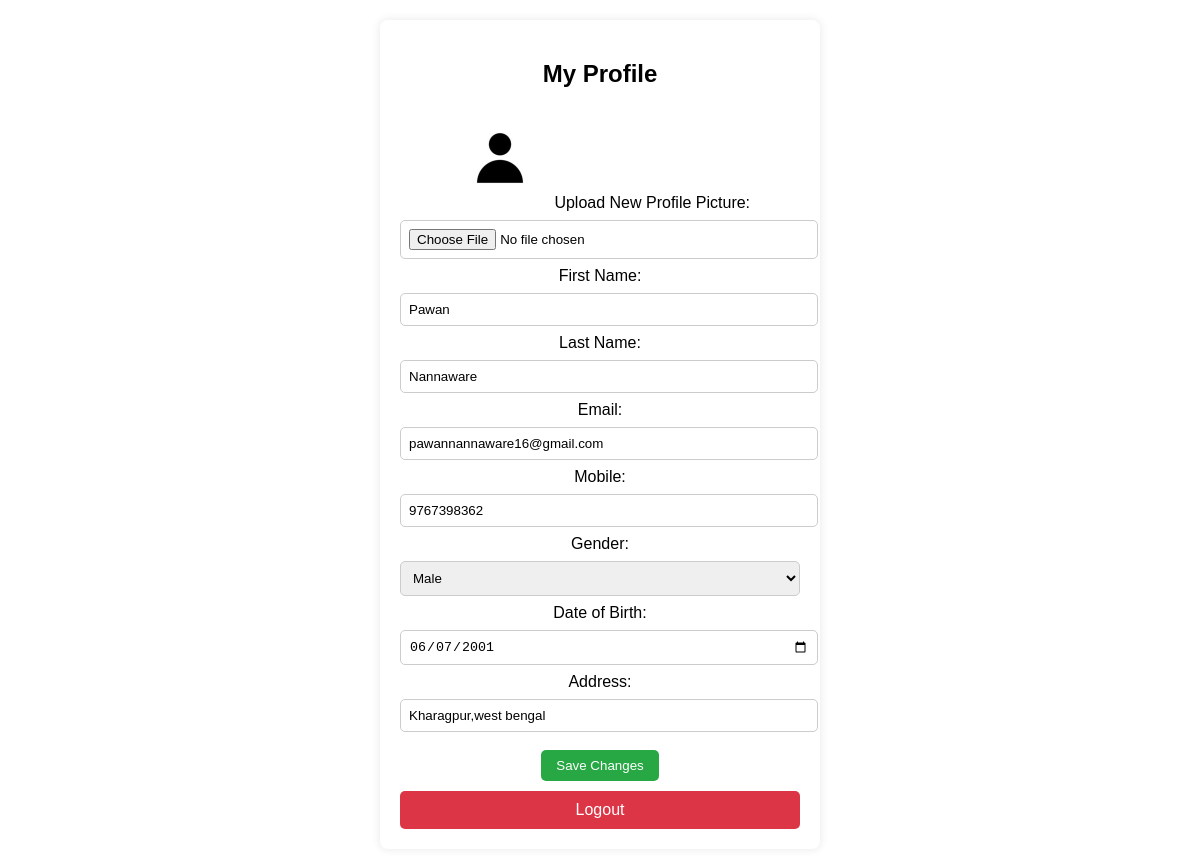
The app's page /profile (signed in), older data.
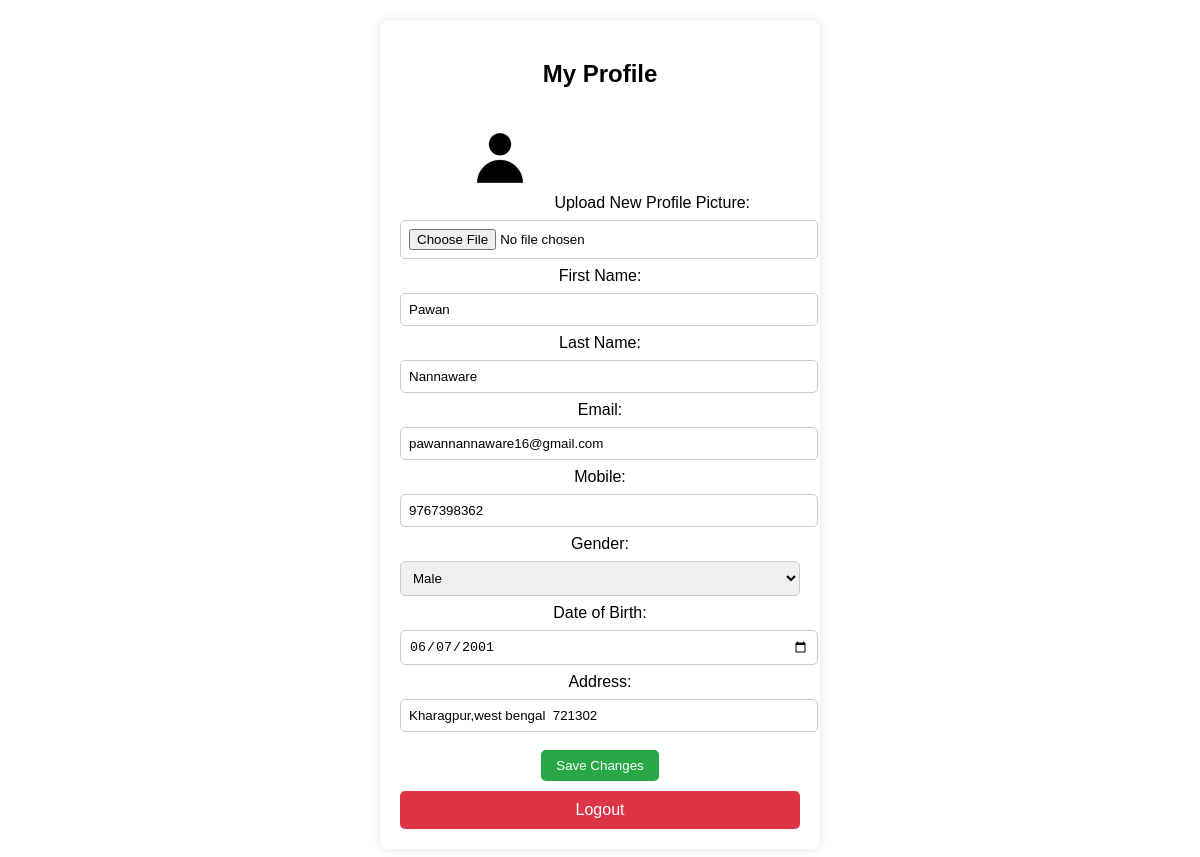
The same page, newer data.
### app.py (models this page shows)
class User(db.Model):
    id = db.Column(db.Integer, primary_key=True)
    first_name = db.Column(db.String(50), nullable=False)
    last_name = db.Column(db.String(50), nullable=False)
    email = db.Column(db.String(100), unique=True, nullable=False)
    mobile = db.Column(db.String(15), unique=True, nullable=False)
    username = db.Column(db.String(50), unique=True, nullable=False)
    password = db.Column(db.String(255), nullable=False)
    gender = db.Column(db.String(10))
    dob = db.Column(db.String(10))
    address = db.Column(db.String(255))
    profile_picture = db.Column(db.String(255))
    security_question = db.Column(db.String(100))
    security_answer = db.Column(db.String(100))

### app.py (the view, shortened to what this page needs)
@app.route("/profile", methods=["GET", "POST"])
def profile():
    if "user_id" not in session:
        return redirect(url_for("login"))  # Redirect if not logged in
    user = User.query.get(session["user_id"])
    return render_template("profile.html", user=user)

### templates/profile.html (shortened to what this page needs)
<!DOCTYPE html>
<html lang="en">
<head>
</head>
<body>
    <div class="container">
        <h2>My Profile</h2>
        <form action="{{ url_for('profile') }}" method="POST" enctype="multipart/form-data">
            {% if user.profile_picture %}
                <img src="{{ user.profile_picture }}" alt="Profile Pic" class="profile-pic">
            {% else %}
                <img src="{{ url_for('static', filename='default_profile.png') }}" alt="Default Profile" class="profile-pic">
            {% endif %}
            <label>Upload New Profile Picture:</label>
            <input type="file" name="profile_picture" accept="image/*">
            <label>First Name:</label>
            <input type="text" name="first_name" value="{{ user.first_name }}" required>
            <label>Last Name:</label>
            <input type="text" name="last_name" value="{{ user.last_name }}" required>
            <label>Email:</label>
            <input type="email" name="email" value="{{ user.email }}" required>
            <label>Mobile:</label>
            <input type="tel" name="mobile" value="{{ user.mobile }}" pattern="[0-9]{10}" required>
            <label>Gender:</label>
            <select name="gender">
                <option value="Male" {% if user.gender=='Male' %}selected{% endif %}>Male</option>
            </select>
            <label>Date of Birth:</label>
            <input type="date" name="dob" value="{{ user.dob }}" required>
            <label>Address:</label>
            <input type="text" name="address" value="{{ user.address }}" placeholder="City, State, Country">
            <button type="submit">Save Changes</button>
        </form>
        <a href="{{ url_for('logout') }}" class="logout">Logout</a>
    </div>
</body>
</html>

Row changes from the older to the newer data that the page shows:
changed User "Pawan": address "Kharagpur,west bengal" → "Kharagpur,west bengal 721302"
